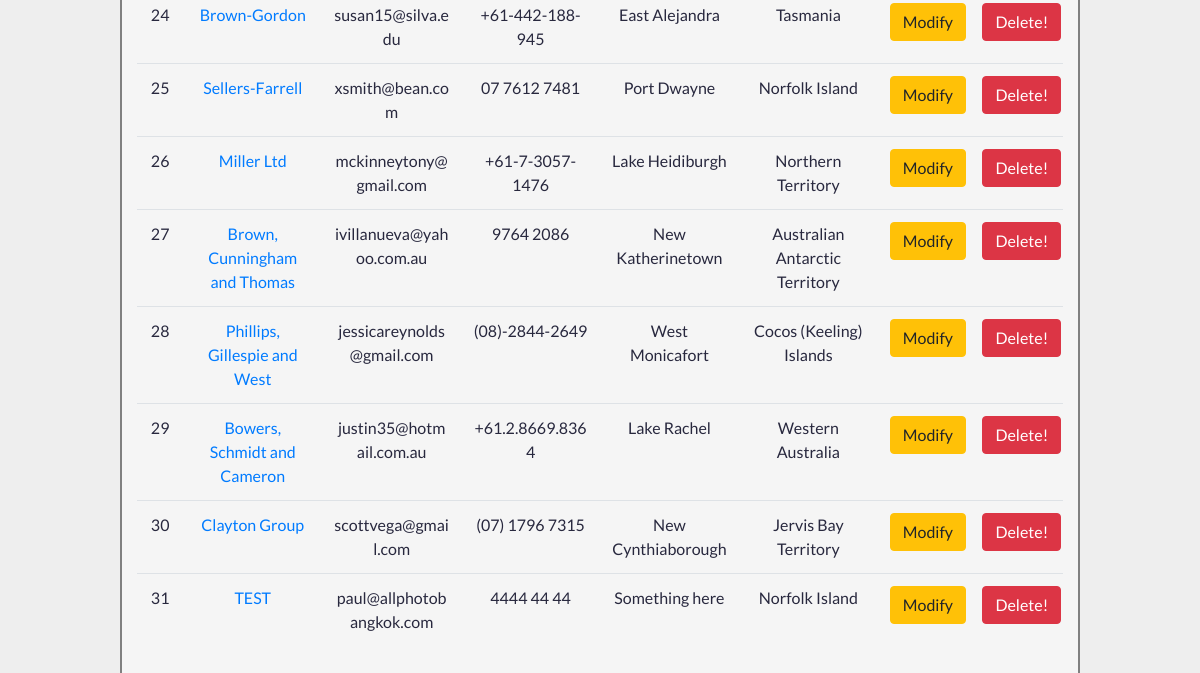
Before: / (lower part) with the older database file.
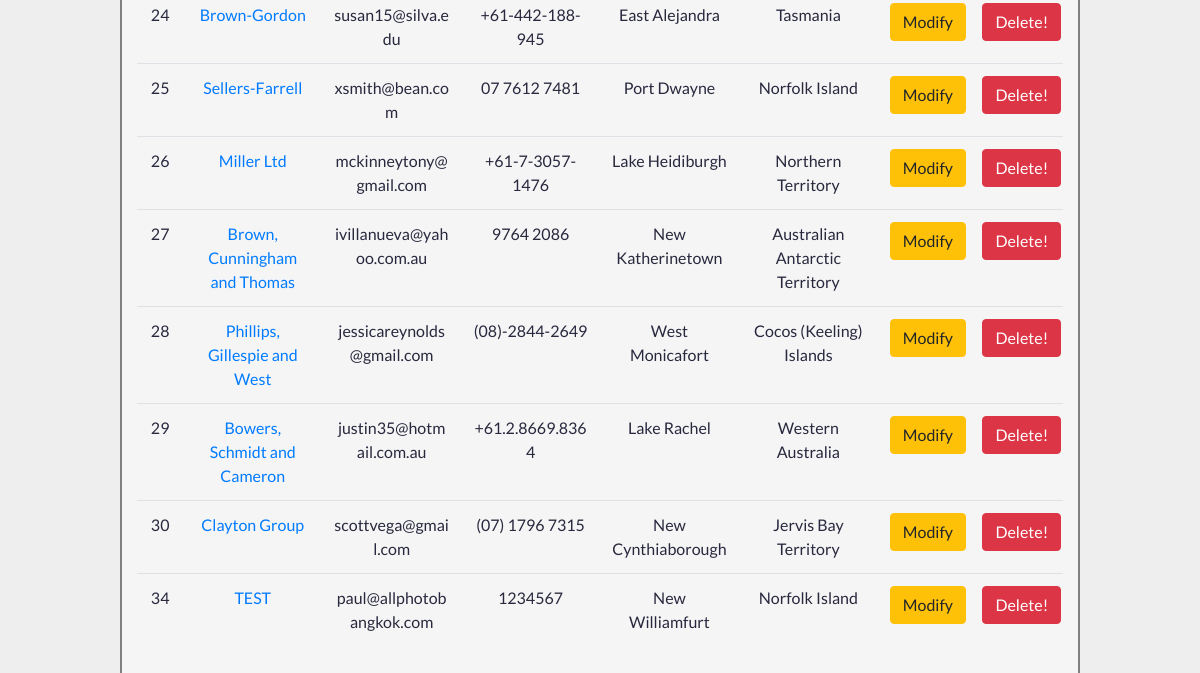
After: the same page with the newer database file.
### python_test/models.py (models this page shows)
class Client(models.Model):
    client_name = models.CharField(max_length=128, unique=True, null=False, blank=False)
    email = models.CharField(max_length=128, null=False, blank=False)
    phone = models.CharField(max_length=24, null=False, blank=False)
    contact_name = models.CharField(max_length=128, null=True, blank=True)
    street = models.CharField(max_length=128, null=True, blank=True)
    house_number = models.CharField(max_length=10, null=True, blank=True)
    suburb = models.CharField(max_length=128, null=False, blank=False)
    post_code = models.PositiveSmallIntegerField(blank=True, null=True, validators=[MaxValueValidator(9999)])
    state = models.SmallIntegerField(choices=AU_STATES, null=True, blank=True)

### python_test/views.py (the view)
# urls.py: url(r'^$', MainPage.as_view(), name="home"),
class MainPage(View):
    def get(self, request):
        all_clients = Client.objects.all()
        ctx = {"all_clients": all_clients}
        return render(request, "main_page.html", ctx)

### python_test/templates/main_page.html (shortened to what this page needs)
{% include  "header.html" %}
{% if msg %}
{% else %}
<table class="table">
    <tbody>
    {% for cl in all_clients %}
    <tr>
        <td class="centerTableCol">{{ cl.id}}</td>
        <td class="centerTableCol"><a href="/details/{{ cl.id }}">{{ cl.client_name}}</a></td>
        <td class="centerTableCol">{{ cl.email}}</td>
        <td class="centerTableCol">{{ cl.phone}}</td>
        <td class="centerTableCol">{{ cl.suburb}}</td>
        <td class="centerTableCol">{{ cl.get_state_display}}</td>
        <td class="centerTableCol">
            <a href="/modify/{{ cl.id }}">
                <button class="btn btn-warning">Modify</button>
        </td>
        <td class="centerTableCol">
            <a href="/delete/{{ cl.id }}">
                <button class="btn btn-danger">Delete!</button>
            </a>
        </td>
    </tr>
    {% endfor %}
    </tbody>
</table>
{% endif %}
{% include "footer.html" %}

Changed rows visible on the page:
removed Client: id "31", client_name "TEST", email "paul@allphotobangkok.com", phone "4444 44 44", suburb "Something here", state "Norfolk Island"
added Client: id "34", client_name "TEST", email "paul@allphotobangkok.com", phone "1234567", suburb "New Williamfurt", state "Norfolk Island"
